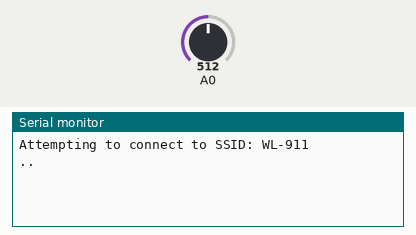
Recording of a sketch running on a simulated ESP8266 (NodeMCU). Shown: the last lines printed to the serial monitor. The test bench sets the inputs (shaded band); at power-on: A0 = 512. WiFi joins after 1.5 s; servers stay silent unless stated.

Above: at 1.3 s.
1.4 s: A0 set to 716
At 2.31 s:
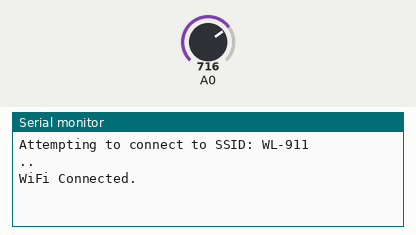
14.3 s: A0 set to 900
At 18.3 s:
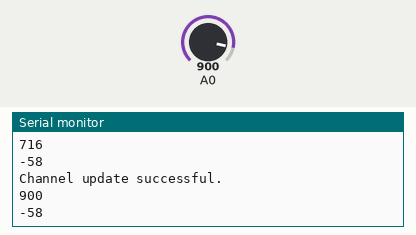
Timing chart, 0 to 19.8 s (numbered marks = the images above; inputs shaded):
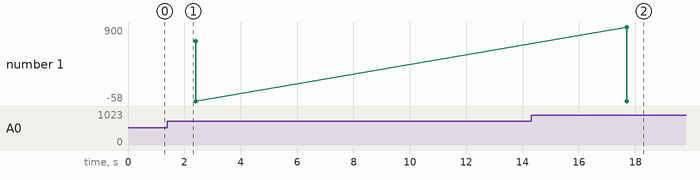

Measured:
- after the input at 14.3 s, the serial monitor: prints a new line after 3.4 s (image 2)

The sketch:

ESP8266_ThingSpeak_A0.ino
```cpp
/*
 * A0+RSSI_WL - ThingSpeak IoT
https://thingspeak.com/channels/987924/private_show
 ESP8266 --> ThingSpeak Channel
 This sketch sends the value of Analog Input (A0) to a ThingSpeak channel 1
 This sketch sends the Wi-Fi Signal Strength (RSSI) of an ESP8266 to a ThingSpeak channel 2
 */

#include "ThingSpeak.h"

unsigned long myChannelNumber = 987924;
const char * myWriteAPIKey = "BPB5AKJFO1ZLXD1F";

#include <ESP8266WiFi.h>

const char* ssid = "WL-911";   // your network SSID (name)
const char* password = "123456789";  // your network password
int keyIndex = 0;            // your network key index number (needed only for WEP)
WiFiClient  client;

void setup() {
  Serial.begin(115200);
  delay(100);

  WiFi.mode(WIFI_STA);
  ThingSpeak.begin(client);
}

void loop() {

  // Connect or reconnect to WiFi
  if (WiFi.status() != WL_CONNECTED) {
    Serial.println();
    Serial.print("Attempting to connect to SSID: ");
    Serial.println(ssid);
    WiFi.begin(ssid, password); // Connect to WPA/WPA2 network. Change this line if using open or WEP network

    while (WiFi.status() != WL_CONNECTED) {
      Serial.print(".");
      delay(1000);
    }
    Serial.println("\nWiFi Connected.");
  }


  // Initialize our values
int number1 = analogRead(A0);//
int number2 = WiFi.RSSI();//Received Signal Strength Indicator
  // set the fields with the values
  ThingSpeak.setField(1, number1);
  ThingSpeak.setField(2, number2);

  // write to the ThingSpeak channel
  int x = ThingSpeak.writeFields(myChannelNumber, myWriteAPIKey);
  if(x == 200){
    Serial.println("Channel update successful.");
    Serial.println(number1);
    Serial.println(number2);//dBm
     }
  else{
    Serial.println("Problem updating channel. HTTP error code " + String(x));
  }
    // Wait 15 seconds to update the channel again
  delay(15000);
}
```
